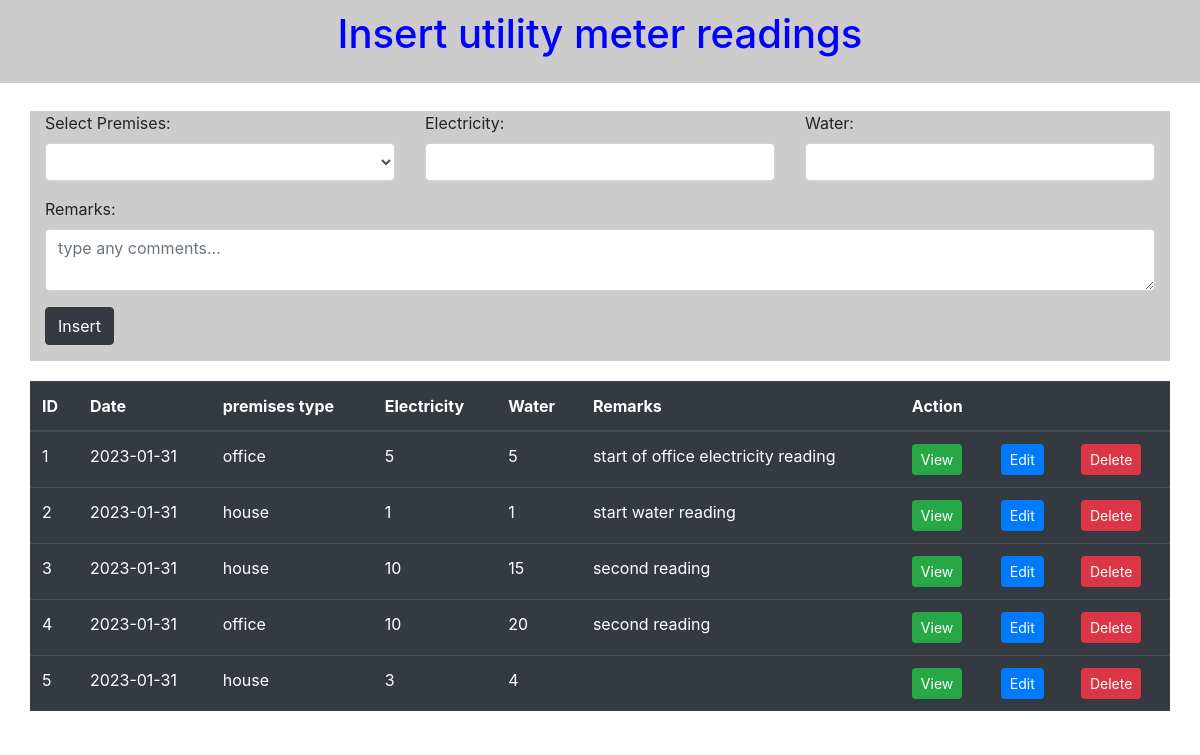
The page / on the database its author committed.
### tables this page shows
CREATE TABLE `readings` (
  `id` int(11) NOT NULL,
  `date` date NOT NULL DEFAULT current_timestamp(),
  `premises_id` int(11) NOT NULL,
  `electricity` double NOT NULL,
  `water` double NOT NULL,
  `remarks` varchar(255) DEFAULT NULL
);

CREATE TABLE `premises` (
  `id` int(11) NOT NULL,
  `premises_name` varchar(50) NOT NULL,
  `meter_info` varchar(50) NOT NULL,
  `remarks` varchar(255) NOT NULL
);

### Connection.php (called while the page is built, shortened)
<?php
class Connection
{
    private $servername='localhost';
    private $username='root';
    private $password='';
    private $dbname='mydb';
    private $mysqli='';
    public function __construct(){
        $this->mysqli = new mysqli($this->servername,$this->username,$this->password,$this->dbname);
    }
    public function select($table,$rows="*",$where = null){
        if ($where != null) {
            $sql="SELECT $rows FROM $table WHERE $where";
        }else{
            $sql="SELECT $rows FROM $table";
        }
        $this->sql = $result = $this->mysqli->query($sql);
    }
}
?>

### index.php (the view, shortened to what this page needs)
<!DOCTYPE html>
<html dir="ltr" lang="en-US">
<head>
    <link rel="stylesheet" href="https://cdnjs.cloudflare.com/ajax/libs/twitter-bootstrap/4.5.3/css/bootstrap.min.css" />
</head>
<body class="stretched">
    <div id="wrapper" class="clearfix">
        <div class="col-md-12 hed">
            <center>
                <h1>Insert utility meter readings</h1>
            </center>
        </div>
        <section id="content">
            <div class="content-wrap">
                <div class="container clearfix">
                    <div class="row">
                        <div class="col-md-12" id="hide">
                            <form  class="row form" action="insert.php" method="post">
                                <?php include 'form.php'; ?>
                                <div class="col-12 form-group">
                                    <input type="submit" class="btn btn-dark" name="submit" value="Insert">
                                </div>
                            </form>
                        </div>
                        <div class="col-md-12 p-0">
                            <table class="table table-dark">
                                <thead>
                                    <tr>
                                        <th scope="col">ID</th>
                                        <th scope="col">Date</th>
                                        <th scope="col">premises type</th>
                                        <th scope="col">Electricity</th>
                                        <th scope="col">Water</th>
                                        <th scope="col">Remarks</th>
                                        <th scope="col" colspan="3">Action</th>
                                    </tr>
                                </thead>
                                <tbody>
                                    <?php
                                        include 'Connection.php';
                                        $b = new Connection();
                                        $b->select("premises p, readings r","*","p.id=r.premises_id");
                                        $result = $b->sql;
                                    ?>
                                    <?php while ($row = mysqli_fetch_assoc($result)) { ?>
                                        <tr>
                                            <td><?php echo $row['id']; ?></td>
                                            <td><?php echo $row['date']; ?></td>
                                            <td><?php echo $row['premises_name']; ?></td>
                                            <td><?php echo $row['electricity']; ?></td>
                                            <td><?php echo $row['water']; ?></td>
                                            <td><?php echo $row['remarks']; ?></td>
                                            <td>
                                                <a href="view.php?id=<?php echo $row['id']; ?>" type="button" class="btn btn-success btn-sm">View</a>
                                            </td>
                                            <td>
                                                <a href="edit.php?id=<?php echo $row['id']; ?>" type="button" class="btn btn-primary btn-sm">Edit</a>
                                            </td>
                                            <td>
                                                <a href="" type="button"  data-toggle="modal" data-id="<?php echo $row['id']; ?>" data-target="#myModal" id="del" class="btn btn-danger btn-sm">Delete</a>
                                            </td>
                                        </tr>
                                    <?php } ?>
                              </tbody>
                            </table>
                        </div>
                    </div>
                </div>
            </div>
        </section>
    </div>
</body>
</html>

### form.php (shortened to what this page needs)
<div class="col-md-4 col-sm-12 form-group">
    <label for="register-form-name">Select Premises:</label>
    <select name="premises_id"  class="form-control" / required>
        <option value="<?php if(isset($row)) { echo $row['premises_id']; }?>"><?php if(isset($row)) { echo $row['premises_name']; } ?></option>
        <option value="1">Office</option>
    </select>
</div>
<div class="col-md-4 col-sm-12 form-group">
    <label for="register-form-name">Electricity:</label>
    <input type="text" name="electricity" value="<?php if(isset($row)) { echo $row['electricity']; } ?>" class="form-control" / required>
</div>
<div class="col-md-4 col-sm-12 form-group">
    <label for="register-form-name">Water:</label>
    <input type="text" name="water" value="<?php if(isset($row)) { echo $row['water']; } ?>" class="form-control" / required>
</div>
<div class="col-md-12 col-sm-12 form-group">
    <label for="register-form-name">Remarks:</label>
    <textarea class="form-control" name="remarks" placeholder="type any comments..."><?php if(isset($row)) { echo $row['remarks']; } ?></textarea>
</div>

### index.php (style rules this page uses)
.hed { background: #ccc; color: blue; }
.hed h1 { padding-top: 10px; padding-bottom: 25px; }
.form { margin-top: 20px; background: #ccc; }
.table { margin-top: 20px; }

### rows shown on the page
readings: id "1", date "2023-01-31", premises.premises_name "office", electricity "5", water "5", remarks "start of office electricity reading"
readings: id "2", date "2023-01-31", premises.premises_name "house", electricity "1", water "1", remarks "start water reading"
readings: id "3", date "2023-01-31", premises.premises_name "house", electricity "10", water "15", remarks "second reading"
readings: id "4", date "2023-01-31", premises.premises_name "office", electricity "10", water "20", remarks "second reading"
readings: id "5", date "2023-01-31", premises.premises_name "house", electricity "3", water "4"
